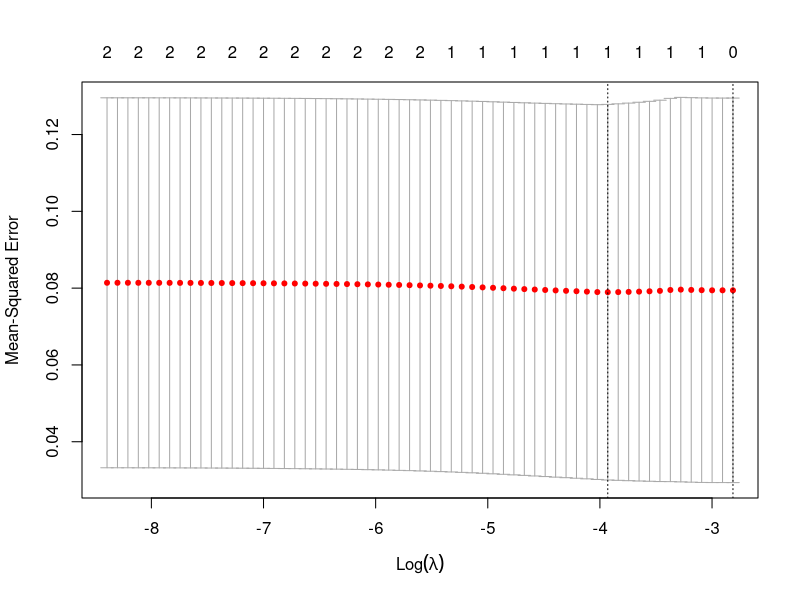
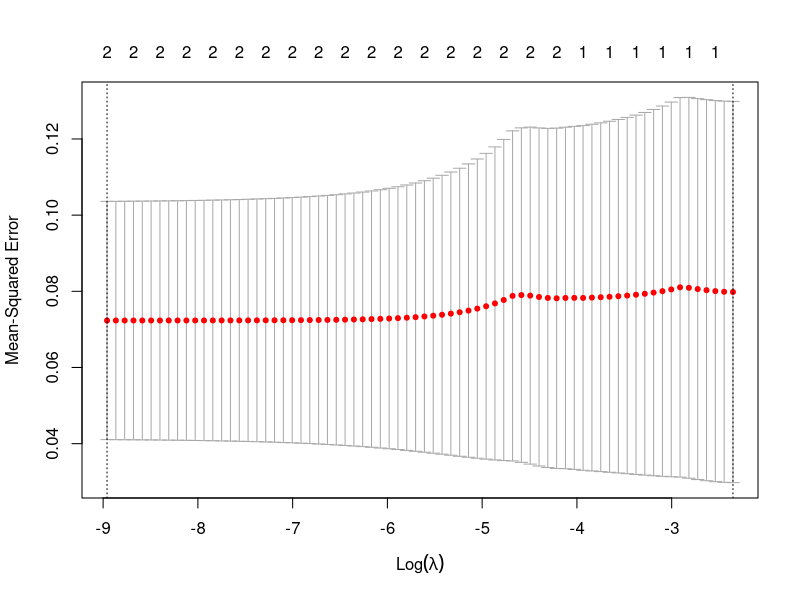

These figures' R source, in order:
## ---- chunk 1
library(dplyr)
library(magrittr)

chick <- ChickWeight
chick <- chick %>% mutate(weightgroup = ifelse(chick$weight<110, 1, 0))
## ---- chunk 2
day_21 <- chick %>% filter(Time == 21)
diet_1_4 <- day_21 %>% filter(Diet == 1 | Diet == 4)
## ---- chunk 3
logreg_1a <- glm(weightgroup ~ Diet, family=binomial, diet_1_4)
summary(logreg_1a)
## ---- chunk 4
day_0 <- chick %>% filter(Time == 0)
day_0 <- day_0 %>% select(Chick, weight)
day_0 <- rename(day_0, birth_weight = weight)
diet_1_4 <- left_join(diet_1_4, day_0, by = "Chick")

logreg_1b <- glm(weightgroup ~ Diet + birth_weight, family=binomial, diet_1_4)
summary(logreg_1b)
## ---- chunk 5
all_diets <- day_21
all_diets <- left_join(all_diets, day_0, by = "Chick")

#not adjusting for birth weight
logreg_2a <- glm(weightgroup ~ Diet, family=binomial, all_diets)
summary(logreg_2a)

#adjusting for birth weight
logreg_2b <- glm(weightgroup ~ Diet + birth_weight, family=binomial, all_diets)
summary(logreg_2b)
## ---- chunk 6
#not controlling for birth_weight
library(glmnet)

x <- diet_1_4 %>% select(Diet, birth_weight) %>% data.matrix()
y <- diet_1_4$weightgroup %>% data.matrix()

l1_logreg <- glmnet(x,y)
summary(l1_logreg)
cvfit <- cv.glmnet(x,y)
plot(cvfit)
coef(cvfit)
## ---- chunk 7
x <- diet_1_4 %>% select(Diet, Chick) %>% data.matrix()
y <- diet_1_4$weightgroup %>% data.matrix()

l1_logreg_a <- glmnet(x,y)
summary(l1_logreg)
cvfit <- cv.glmnet(x,y)
plot(cvfit)
coef(cvfit)
